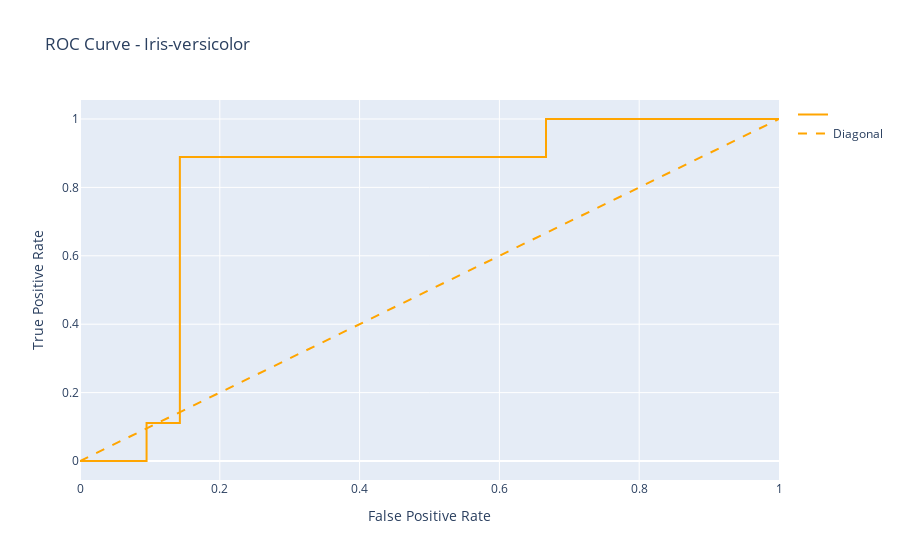

The notebook cell this image was saved under:
### Code cell
plot_performance(model_scaled_ver,X_test_scaled_ver,y_test_ver,'Iris-versicolor')

### Figure 1 — Plotly figure (JSON) as saved in the notebook; plotly's stock layout.template omitted (floating-point values rounded to 4 significant figures)
{"data": [{"hovertemplate": "False Positive Rate=%{x}<br>True Positive Rate=%{y}<extra></extra>", "legendgroup": "", "line": {"color": "orange", "dash": "solid", "shape": "linear", "width": 2}, "marker": {"symbol": "circle"}, "mode": "lines", "name": "", "orientation": "v", "showlegend": true, "type": "scatter", "x": [0, 0.04762, 0.09524, 0.09524, 0.1429, 0.1429, 0.1429, 0.1429, 0.4762, 0.5714, 0.6667, 0.6667, 1], "xaxis": "x", "y": [0, 0, 0, 0.1111, 0.1111, 0.5556, 0.7778, 0.8889, 0.8889, 0.8889, 0.8889, 1, 1], "yaxis": "y"}, {"line": {"color": "orange", "dash": "dash", "width": 2}, "mode": "lines", "name": "Diagonal", "showlegend": true, "type": "scatter", "x": [0, 1], "y": [0, 1]}], "layout": {"legend": {"tracegroupgap": 0}, "title": {"text": "ROC Curve - Iris-versicolor"}, "xaxis": {"anchor": "y", "domain": [0, 1], "title": {"text": "False Positive Rate"}}, "yaxis": {"anchor": "x", "domain": [0, 1], "title": {"text": "True Positive Rate"}}}}
